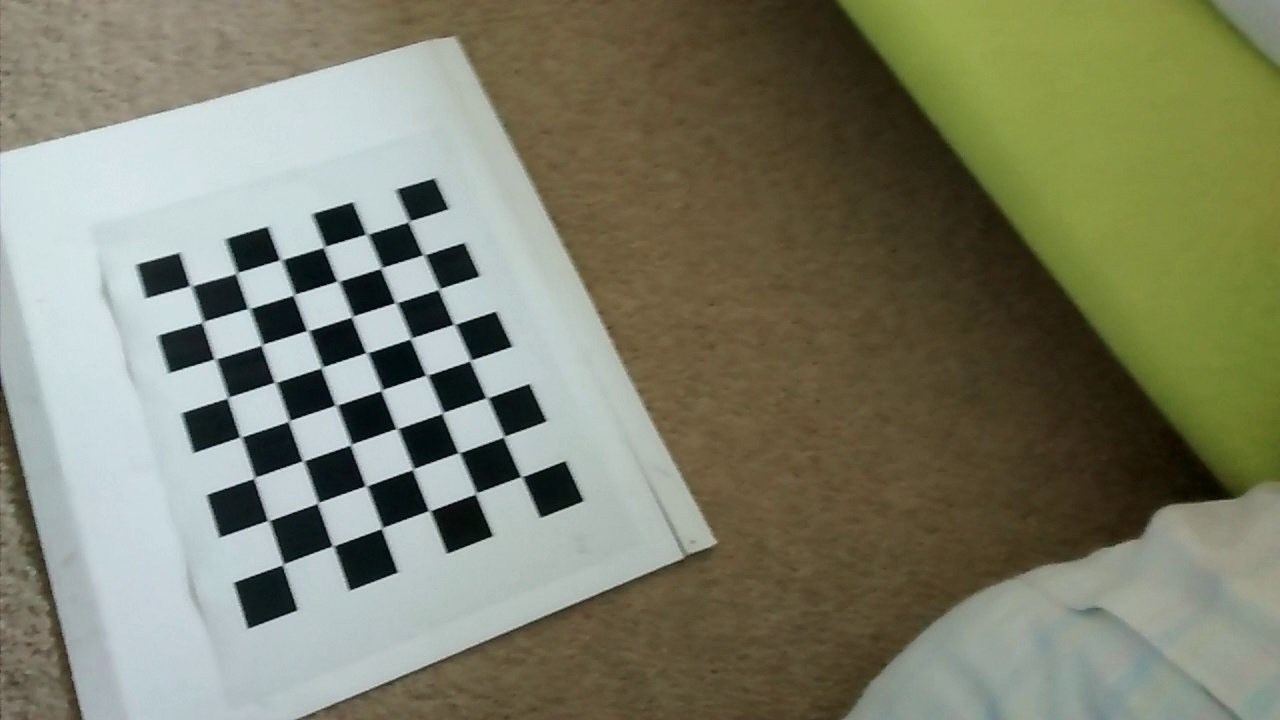
#> input picture CameraCalibration/EriksPhoneCam/chess000.jpg, 1280 x 720 px; its folder holds only this picture in this run
$ python chessCalibrationFromPhotos.py
#> lines starting #> are read from the running program, lines starting #| are printed output that depends on the picture; after the words box and inside, x2 and y2 are one past the last pixel; in counts of white or black regions, pixels touching at a corner belong together; long printed decimals are rounded
import numpy as np
import cv2
import glob

# ***
# Calibrates the camera (gets camera parameters) from the photos in the specified folder
#
# ***

cameraName = 'EriksPhoneCam'
folderName = 'CameraCalibration/'
folderPath = folderName + cameraName + '/'


# Chess caliber dimensions ()
calibNumW = 8
calibNumH = 6
calibSquareSize = 1


# termination criteria
criteria = (cv2.TERM_CRITERIA_EPS + cv2.TERM_CRITERIA_MAX_ITER, 30, 0.001)

# prepare object points, like (0,0,0), (1,0,0), (2,0,0) ....,(6,5,0)
objp = np.zeros((calibNumW*calibNumH,3), np.float32)
objp[:,:2] = calibSquareSize*np.mgrid[0:calibNumW,0:calibNumH].T.reshape(-1,2)

# Arrays to store object points and image points from all the images.
objpoints = [] # 3d point in real world space
imgpoints = [] # 2d points in image plane.


images = glob.glob(folderPath + '*.jpg')
print(f'Found {len(images)} images.')


for fname in images:
    img = cv2.imread(fname)
#> img is the input picture: shape (720, 1280, 3); mean B, G, R 106.5, 127.7, 125.7
    gray = cv2.cvtColor(img,cv2.COLOR_BGR2GRAY)
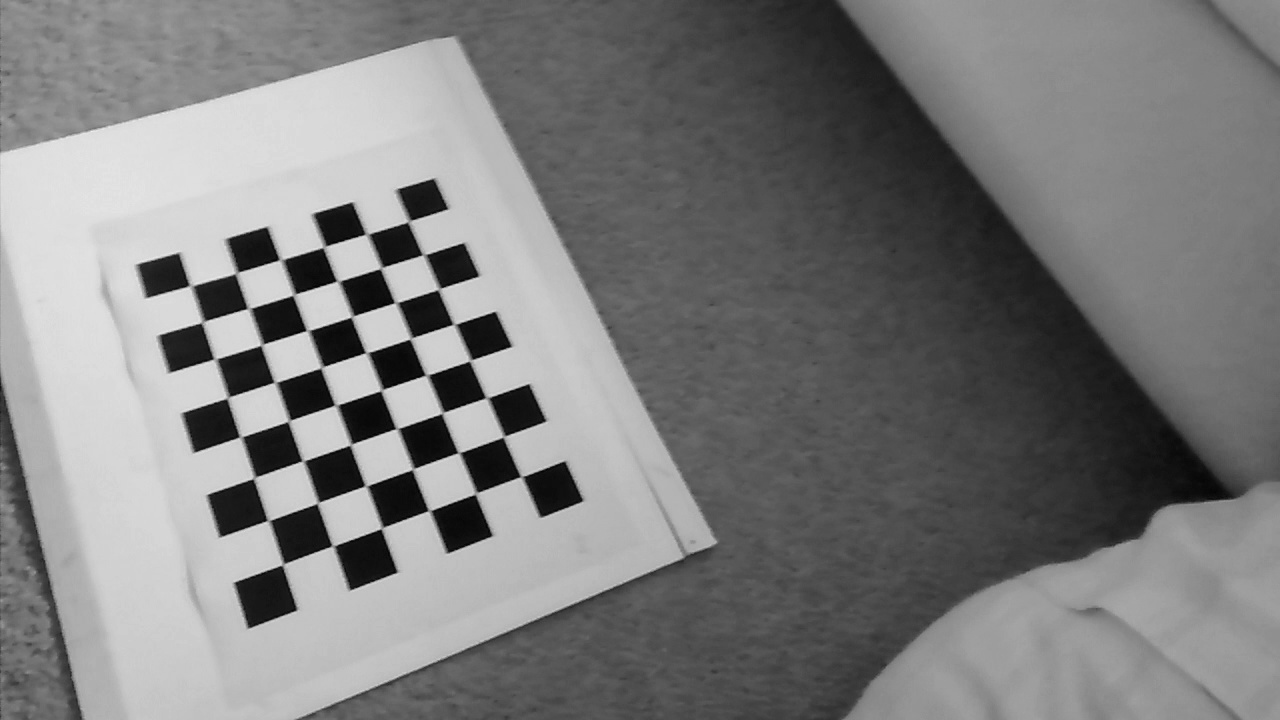
#> gray: shape (720, 1280); min 1, max 240, mean 124.7

    # Find the chess board corners
    ret, corners = cv2.findChessboardCorners(gray, (calibNumW,calibNumH), None)
#> ret = True; corners = 48 rows, first 8: [409, 221], [421.8, 255], [439, 289], [454, 324], [468.2, 361.5], [485, 397.8], [502.4, 437.5], [519.9, 476.9]

    # If found, add object points, image points (after refining them)
    if ret == True:
        objpoints.append(objp)

        corners2 = cv2.cornerSubPix(gray,corners,(11,11),(-1,-1),criteria)
#> corners2 = 48 rows, first 8: [408.6, 221.4], [423.5, 254.8], [438.8, 289.2], [454.2, 324.3], [470.3, 360.5], [486.8, 397.9], [503.7, 436.7], [521.4, 476.6]
        imgpoints.append(corners2)

        # Draw and display the corners
        img = cv2.drawChessboardCorners(img, (calibNumW,calibNumH), corners2,ret)
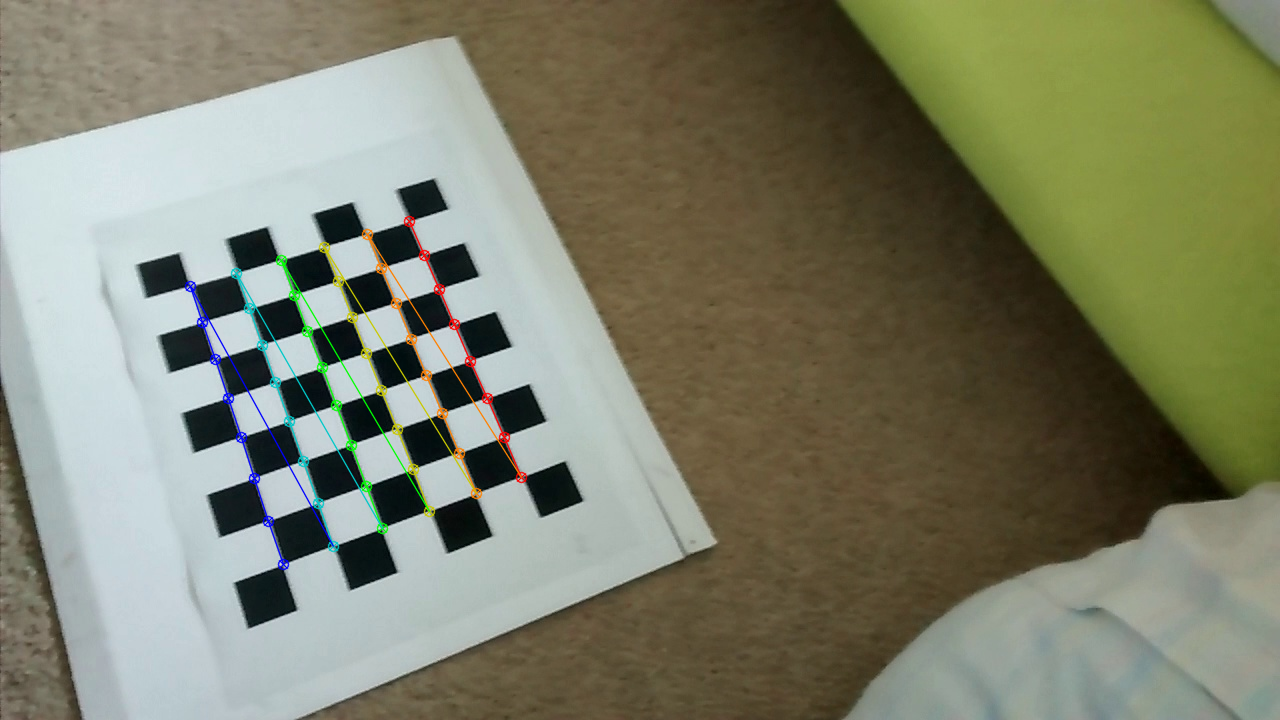
#> img: shape (720, 1280, 3); 1.37% of pixels changed, all inside (x1, y1, x2, y2) = (184, 215, 528, 571)
        cv2.imshow('img',img)
        cv2.waitKey(1)

cv2.destroyAllWindows()

# Calibration:
print('Starting the calibration proces...')
ret, mtx, dist, rvecs, tvecs = cv2.calibrateCamera(objpoints, imgpoints, gray.shape[::-1],None,None)
#> ret = 0.215; mtx = [[1220.8, 0, 619.2], [0, 1196.5, 339], [0, 0, 1]]; dist = [[0.245, -0.731, -0.0129, 0.0242, 2.14]]; rvecs = ([-0.509, 0.248, 1.14],); tvecs = ([-4.85, -2.73, 28.04],)

print('Calibration done! \nThe parameters are:')
print(ret, mtx, dist, rvecs, tvecs)
#| 0.2146 [[1.22076848e+03 0.00000000e+00 6.19227142e+02]
#|  [0.00000000e+00 1.19654600e+03 3.39017410e+02]
#|  [0.00000000e+00 0.00000000e+00 1.00000000e+00]] [[ 0.2448 -0.7312 -0.0129  0.02422  2.135]] (array([[-0.5087],
#|        [ 0.2483 ],
#|        [ 1.141]]),) (array([[-4.848],
#|        [-2.728],
#|        [28.037]]),)


# Save camera calibration to file:
cameraParametersPath = folderName + cameraName + '.npz'
np.savez(cameraParametersPath, retVal=ret, cameraMatrix=mtx, distCoeffs=dist, rvecs=rvecs, tvecs=rvecs)
print(f'Camera parameters saved to: {cameraParametersPath} ')

$ run again, on CameraCalibration/EriksPhoneCam/chess004.jpg
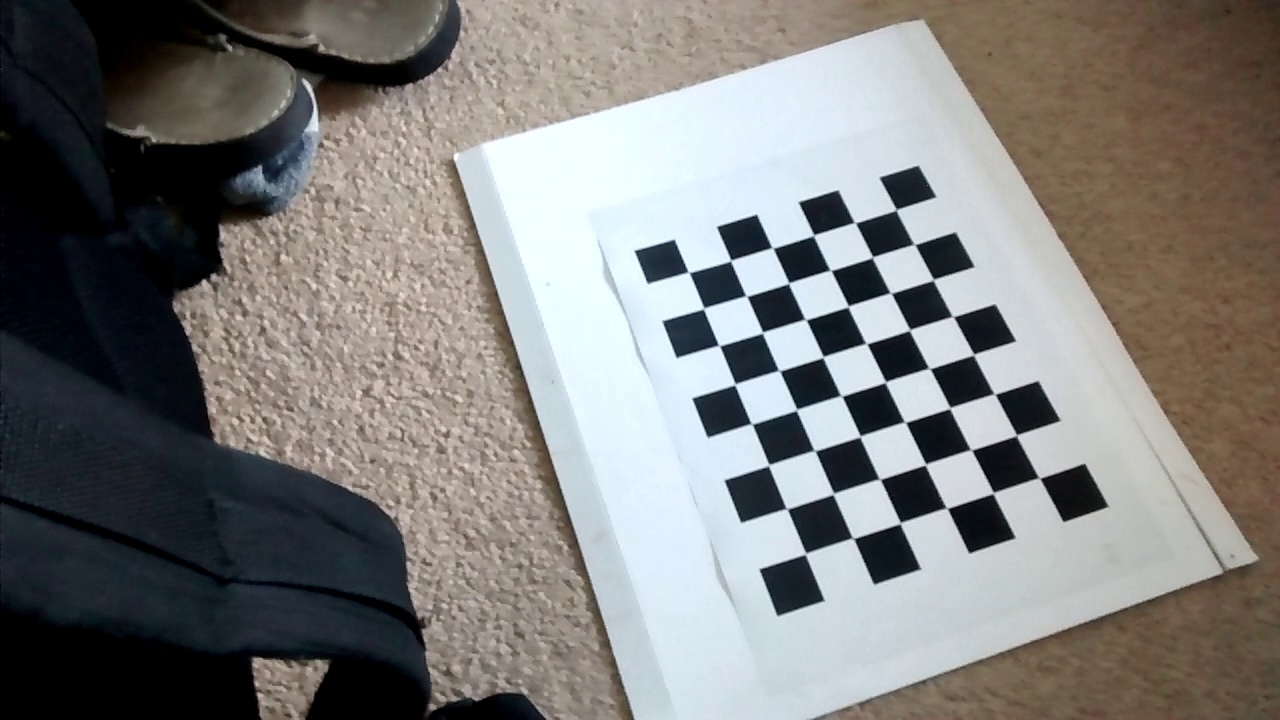
#> input picture CameraCalibration/EriksPhoneCam/chess004.jpg, 1280 x 720 px
#> img is the input picture: shape (720, 1280, 3); mean B, G, R 122.2, 124, 125.1
#> `gray = cv2.cvtColor(img,cv2.COLOR_BGR2GRAY)`:
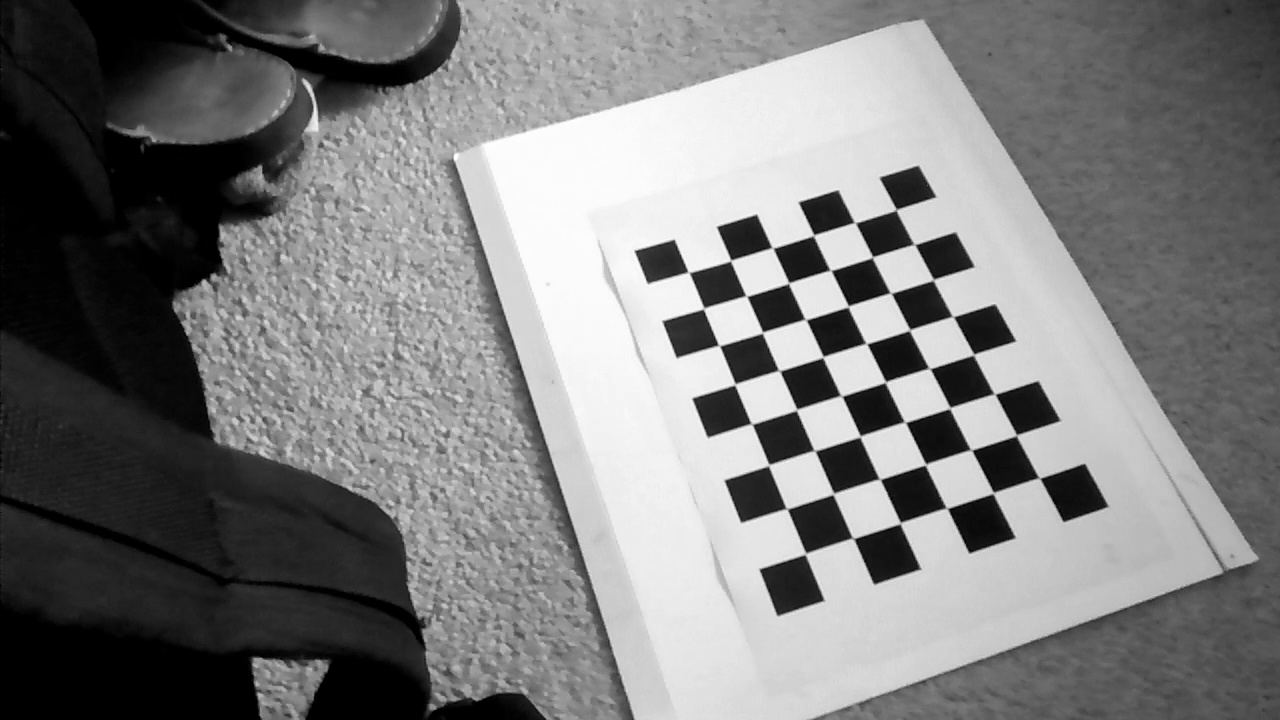
#> gray: shape (720, 1280); min 0, max 255, mean 124.2
#> `ret, corners = cv2.findChessboardCorners(gray, (calibNumW,calibNumH), ..`: ret = True; corners = 48 rows, first 8: [896.4, 209.6], [915.4, 244.6], [933.5, 279.5], [953.6, 316.7], [974, 354.4], [995.6, 394.4], [1016.7, 434.5], [1040.5, 478.4]
#> corners2 = 48 rows, first 8: [896.3, 209.8], [914.4, 244.5], [933.4, 279.8], [953, 316.6], [973.6, 354.5], [994.6, 394], [1016.5, 435.2], [1039.3, 478]
#> `img = cv2.drawChessboardCorners(img, (calibNumW,calibNumH), corners2,r..`:
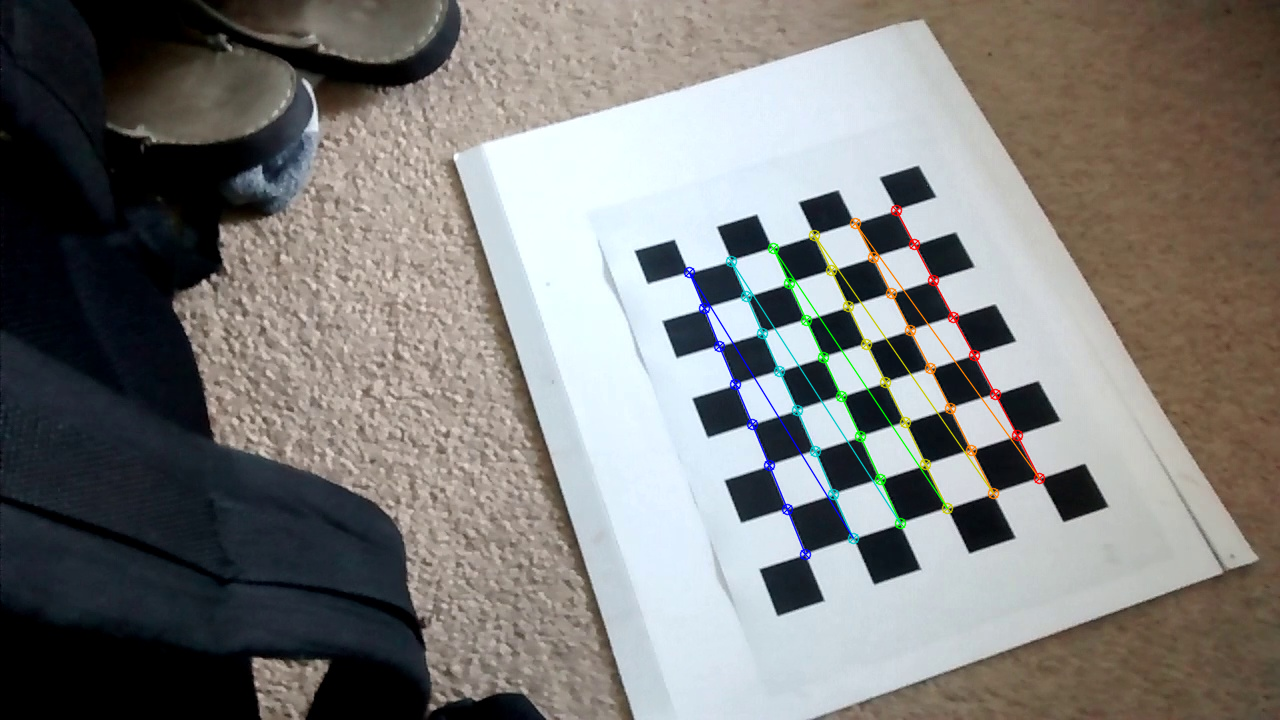
#> img: shape (720, 1280, 3); 1.4% of pixels changed, all inside (x1, y1, x2, y2) = (683, 204, 1046, 561)
#> `ret, mtx, dist, rvecs, tvecs = cv2.calibrateCamera(objpoints, imgpoint..`: ret = 0.193; mtx = [[1151.9, 0, 563.7], [0, 1104.5, 336.4], [0, 0, 1]]; dist = [[0.305, -0.207, -0.019, -0.0605, -0.56]]; rvecs = ([-0.37, 0.38, 1.24],); tvecs = ([7.56, -2.89, 25.55],)
#| 0.1929 [[1.15189485e+03 0.00000000e+00 5.63682936e+02]
#|  [0.00000000e+00 1.10451788e+03 3.36434660e+02]
#|  [0.00000000e+00 0.00000000e+00 1.00000000e+00]] [[ 0.305 -0.2068 -0.01903 -0.06052 -0.5599]] (array([[-0.3702],
#|        [ 0.3798],
#|        [ 1.236  ]]),) (array([[ 7.555],
#|        [-2.887],
#> (further printed lines are left out)
